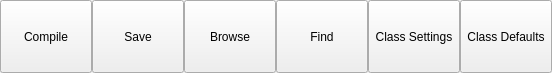
<?xml version="1.0" encoding="UTF-8"?>
<ui version="4.0">
 <class>SCompiler</class>
 <widget class="QWidget" name="SCompiler">
  <property name="geometry">
   <rect>
    <x>0</x>
    <y>0</y>
    <width>552</width>
    <height>73</height>
   </rect>
  </property>
  <property name="sizePolicy">
   <sizepolicy hsizetype="Preferred" vsizetype="Preferred">
    <horstretch>0</horstretch>
    <verstretch>0</verstretch>
   </sizepolicy>
  </property>
  <property name="windowTitle">
   <string>SCompiler</string>
  </property>
  <layout class="QHBoxLayout" name="horizontalLayout">
   <property name="spacing">
    <number>0</number>
   </property>
   <property name="leftMargin">
    <number>0</number>
   </property>
   <property name="topMargin">
    <number>0</number>
   </property>
   <property name="rightMargin">
    <number>0</number>
   </property>
   <property name="bottomMargin">
    <number>0</number>
   </property>
   <item>
    <widget class="QPushButton" name="pushButton">
     <property name="sizePolicy">
      <sizepolicy hsizetype="Minimum" vsizetype="Minimum">
       <horstretch>0</horstretch>
       <verstretch>0</verstretch>
      </sizepolicy>
     </property>
     <property name="text">
      <string>Compile</string>
     </property>
    </widget>
   </item>
   <item>
    <widget class="QPushButton" name="pushButton_2">
     <property name="sizePolicy">
      <sizepolicy hsizetype="Minimum" vsizetype="Minimum">
       <horstretch>0</horstretch>
       <verstretch>0</verstretch>
      </sizepolicy>
     </property>
     <property name="text">
      <string>Save</string>
     </property>
    </widget>
   </item>
   <item>
    <widget class="QPushButton" name="pushButton_3">
     <property name="sizePolicy">
      <sizepolicy hsizetype="Minimum" vsizetype="Minimum">
       <horstretch>0</horstretch>
       <verstretch>0</verstretch>
      </sizepolicy>
     </property>
     <property name="text">
      <string>Browse</string>
     </property>
    </widget>
   </item>
   <item>
    <widget class="QPushButton" name="pushButton_4">
     <property name="sizePolicy">
      <sizepolicy hsizetype="Minimum" vsizetype="Minimum">
       <horstretch>0</horstretch>
       <verstretch>0</verstretch>
      </sizepolicy>
     </property>
     <property name="text">
      <string>Find</string>
     </property>
    </widget>
   </item>
   <item>
    <widget class="QPushButton" name="pushButton_5">
     <property name="sizePolicy">
      <sizepolicy hsizetype="Minimum" vsizetype="Minimum">
       <horstretch>0</horstretch>
       <verstretch>0</verstretch>
      </sizepolicy>
     </property>
     <property name="text">
      <string>Class Settings</string>
     </property>
    </widget>
   </item>
   <item>
    <widget class="QPushButton" name="pushButton_6">
     <property name="sizePolicy">
      <sizepolicy hsizetype="Minimum" vsizetype="Minimum">
       <horstretch>0</horstretch>
       <verstretch>0</verstretch>
      </sizepolicy>
     </property>
     <property name="text">
      <string>Class Defaults</string>
     </property>
    </widget>
   </item>
  </layout>
 </widget>
 <layoutdefault spacing="6" margin="11"/>
 <resources/>
 <connections/>
</ui>
